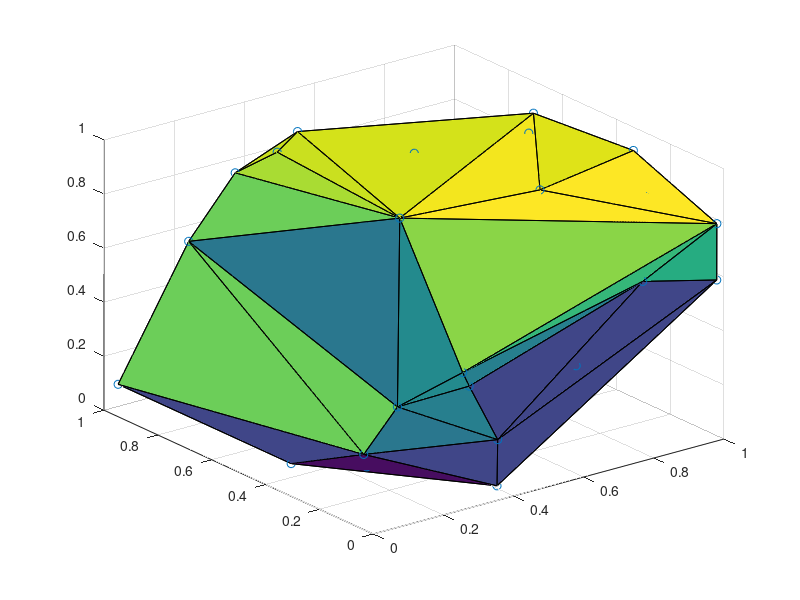

Write MATLAB code to recreate this figure.
% Demo of convhulln
% Plot for the 2D and 3D cases
% Tried out higher-dimensional cases but cannot plot

% The Autism-NMF Project
% Hongyao Ma
% 10/13/2014

clear;
clc;
close all;

% Add all subfolders of the source directory
addpath(genpath('../src'));


% Generate Random Points within [0, 1]^p
p = 3;
N = 2000;
x = rand(p, N);
% scatter3D(x);

%
X = x';
X = X(1:100, :);
K = convhulln(X, {'Qt'});

%K = convhull(X(:,1), X(:,2));

if p == 2
    plot(X(K, 1),X(K, 2),'k-o',X(:,1),X(:,2),'b.') 
    
elseif p == 3
    figure;
    trisurf(K, X(:,1),X(:,2),X(:,3))

    hold on;
    scatter3(X(:,1), X(:,2), X(:,3), 'ro');    
end
